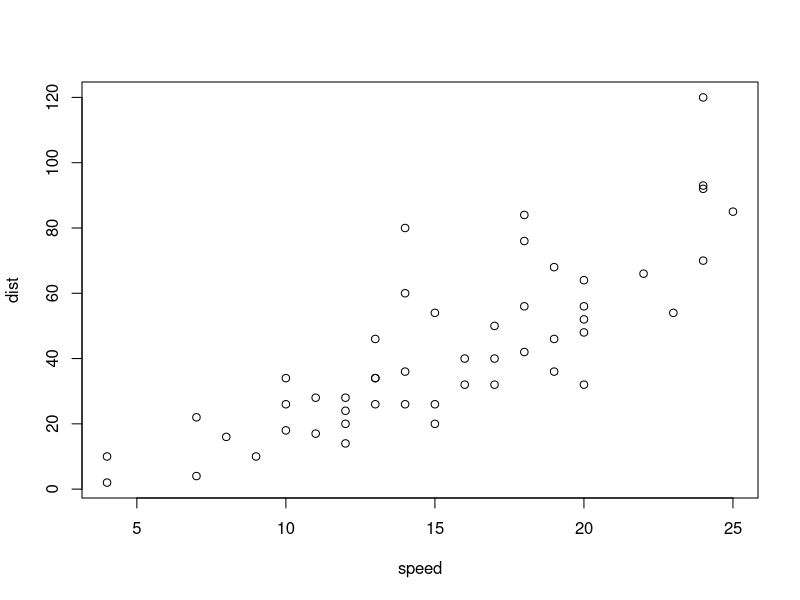
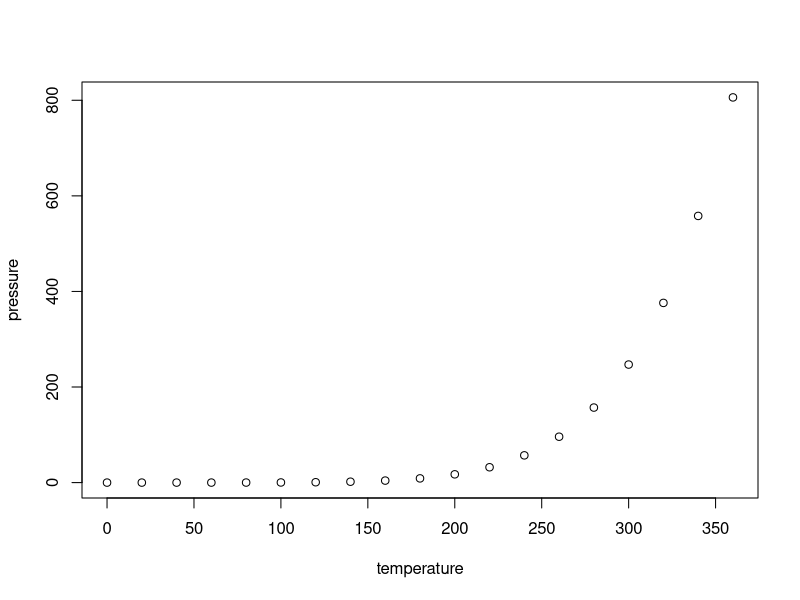

Write R code to recreate these figures, in order.
## ---- chunk 1
#| layout-ncol: 2
#| fig-cap: 
#|   - "Speed and Stopping Distances of Cars"
#|   - "Vapor Pressure of Mercury as a Function of Temperature"
#| echo: true

plot(cars)
plot(pressure)
